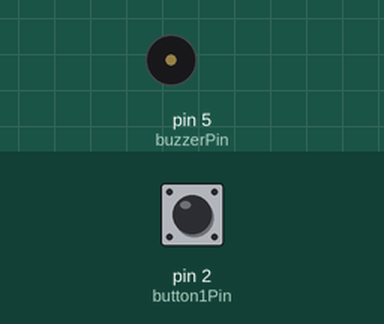
This sketch was run on a simulated Arduino Uno, built with avr-gcc and run on an emulated ATmega328P. Parts: buzzer (waves = sounding). Inputs (shaded band) come from the test bench; at power-on: pin 2 (button1Pin) LOW.

Above: at 1.2 s.
1.3 s: pin 2 (button1Pin) pulled HIGH for 0.15 s
At 1.4 s:
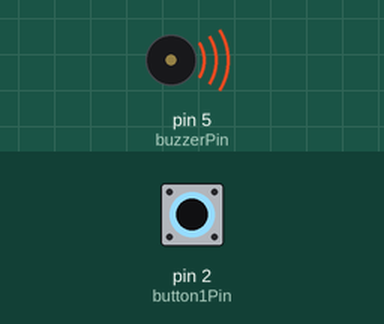
3.0 s: pin 2 (button1Pin) pulled HIGH for 3.2 s
At 6.7 s:
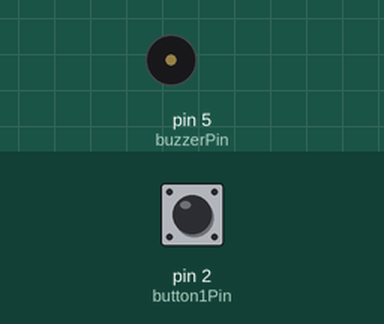
Timing chart, 0 to 8.2 s (numbered marks = the images above; inputs shaded):
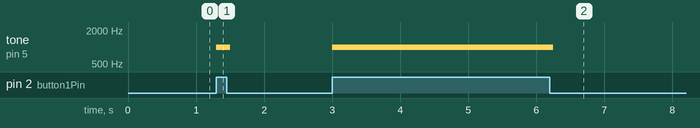

Measured:
- after the input at 1.3 s, tone on pin 5 (buzzerPin): silent → 1000 Hz at once, → silent 0.20 s later
- after the input at 3.0 s, tone on pin 5 (buzzerPin): silent → 1000 Hz at once, → silent 3.2 s later

The sketch:

level1.ino
```cpp
int buzzerPin = 5;  // The buzzerPin is connected to pin 5 of the Arduino.
int button1Pin = 2; // The SW1 button is connect to pin 2 of the Arduino.
void setup()
{                               // The Setup function runs once.
    pinMode(buzzerPin, OUTPUT); // Setup red LED pin as an output pin.
    pinMode(button1Pin, INPUT); // Setup button1 pin as an input pin.
}
void loop()
{ // The loop function runs forever.
    if (digitalRead(button1Pin) == HIGH)
    {                              // Check to see if button1 is pressed.
        tone(buzzerPin, 1000, 50); // Play a tone of 1000Hz for 50 milliseconds.
    }
}
```
